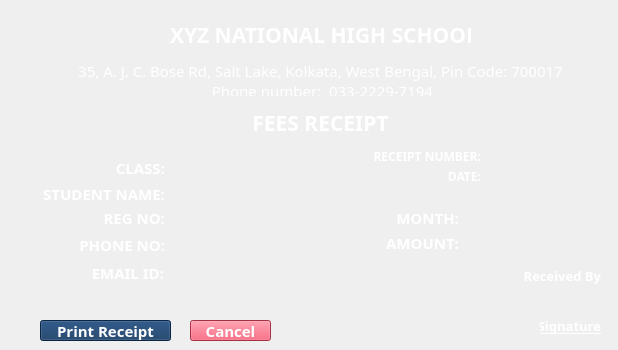
    <widget class="QWidget" name="tab_9">
     <attribute name="title">
      <string>Print Receipt</string>
     </attribute>
     <widget class="QLabel" name="label_83">
      <property name="geometry">
       <rect>
        <x>60</x>
        <y>60</y>
        <width>521</width>
        <height>22</height>
       </rect>
      </property>
      <property name="font">
       <font>
        <family>Poppins</family>
        <pointsize>11</pointsize>
        <italic>false</italic>
        <bold>false</bold>
        <kerning>true</kerning>
       </font>
      </property>
      <property name="layoutDirection">
       <enum>Qt::LeftToRight</enum>
      </property>
      <property name="styleSheet">
       <string notr="true">color: rgb(255, 255, 255);</string>
      </property>
      <property name="text">
       <string>35, A. J. C. Bose Rd, Salt Lake, Kolkata, West Bengal, Pin Code: 700017</string>
      </property>
      <property name="scaledContents">
       <bool>true</bool>
      </property>
      <property name="alignment">
       <set>Qt::AlignCenter</set>
      </property>
      <property name="wordWrap">
       <bool>true</bool>
      </property>
     </widget>
     <widget class="QLabel" name="label_84">
      <property name="geometry">
       <rect>
        <x>170</x>
        <y>20</y>
        <width>301</width>
        <height>29</height>
       </rect>
      </property>
      <property name="font">
       <font>
        <family>Poppins</family>
        <pointsize>16</pointsize>
        <bold>true</bold>
        <kerning>true</kerning>
       </font>
      </property>
      <property name="layoutDirection">
       <enum>Qt::LeftToRight</enum>
      </property>
      <property name="styleSheet">
       <string notr="true">color: rgb(255, 255, 255);</string>
      </property>
      <property name="text">
       <string>XYZ NATIONAL HIGH SCHOOL</string>
      </property>
      <property name="scaledContents">
       <bool>true</bool>
      </property>
      <property name="alignment">
       <set>Qt::AlignLeading|Qt::AlignLeft|Qt::AlignVCenter</set>
      </property>
     </widget>
     <widget class="QLabel" name="label_85">
      <property name="geometry">
       <rect>
        <x>170</x>
        <y>115</y>
        <width>301</width>
        <height>16</height>
       </rect>
      </property>
      <property name="font">
       <font>
        <family>Poppins</family>
        <pointsize>16</pointsize>
        <bold>true</bold>
        <kerning>true</kerning>
       </font>
      </property>
      <property name="layoutDirection">
       <enum>Qt::LeftToRight</enum>
      </property>
      <property name="styleSheet">
       <string notr="true">color: rgb(255, 255, 255);</string>
      </property>
      <property name="text">
       <string>FEES RECEIPT</string>
      </property>
      <property name="scaledContents">
       <bool>true</bool>
      </property>
      <property name="alignment">
       <set>Qt::AlignCenter</set>
      </property>
     </widget>
     <widget class="QLabel" name="label_86">
      <property name="geometry">
       <rect>
        <x>360</x>
        <y>148</y>
        <width>121</width>
        <height>17</height>
       </rect>
      </property>
      <property name="font">
       <font>
        <family>Poppins</family>
        <pointsize>9</pointsize>
        <italic>false</italic>
        <bold>true</bold>
        <kerning>true</kerning>
       </font>
      </property>
      <property name="layoutDirection">
       <enum>Qt::LeftToRight</enum>
      </property>
      <property name="styleSheet">
       <string notr="true">color: rgb(255, 255, 255);</string>
      </property>
      <property name="text">
       <string>RECEIPT NUMBER:</string>
      </property>
      <property name="scaledContents">
       <bool>true</bool>
      </property>
      <property name="alignment">
       <set>Qt::AlignRight|Qt::AlignTrailing|Qt::AlignVCenter</set>
      </property>
     </widget>
     <widget class="QLabel" name="label_87">
      <property name="geometry">
       <rect>
        <x>370</x>
        <y>168</y>
        <width>111</width>
        <height>17</height>
       </rect>
      </property>
      <property name="font">
       <font>
        <family>Poppins</family>
        <pointsize>9</pointsize>
        <italic>false</italic>
        <bold>true</bold>
        <kerning>true</kerning>
       </font>
      </property>
      <property name="layoutDirection">
       <enum>Qt::LeftToRight</enum>
      </property>
      <property name="styleSheet">
       <string notr="true">color: rgb(255, 255, 255);</string>
      </property>
      <property name="text">
       <string>DATE:</string>
      </property>
      <property name="scaledContents">
       <bool>true</bool>
      </property>
      <property name="alignment">
       <set>Qt::AlignRight|Qt::AlignTrailing|Qt::AlignVCenter</set>
      </property>
     </widget>
     <widget class="QLabel" name="l81">
      <property name="geometry">
       <rect>
        <x>490</x>
        <y>148</y>
        <width>111</width>
        <height>17</height>
       </rect>
      </property>
      <property name="font">
       <font>
        <family>Poppins</family>
        <pointsize>9</pointsize>
        <italic>false</italic>
        <bold>false</bold>
        <kerning>true</kerning>
       </font>
      </property>
      <property name="layoutDirection">
       <enum>Qt::LeftToRight</enum>
      </property>
      <property name="styleSheet">
       <string notr="true">color: rgb(255, 255, 255);</string>
      </property>
      <property name="text">
       <string>&lt;RECEIPT NUMBER&gt;</string>
      </property>
      <property name="scaledContents">
       <bool>true</bool>
      </property>
      <property name="alignment">
       <set>Qt::AlignLeading|Qt::AlignLeft|Qt::AlignVCenter</set>
      </property>
     </widget>
     <widget class="QLabel" name="l82">
      <property name="geometry">
       <rect>
        <x>490</x>
        <y>168</y>
        <width>111</width>
        <height>17</height>
       </rect>
      </property>
      <property name="font">
       <font>
        <family>Poppins</family>
        <pointsize>9</pointsize>
        <italic>false</italic>
        <bold>false</bold>
        <kerning>true</kerning>
       </font>
      </property>
      <property name="layoutDirection">
       <enum>Qt::LeftToRight</enum>
      </property>
      <property name="styleSheet">
       <string notr="true">color: rgb(255, 255, 255);</string>
      </property>
      <property name="text">
       <string>&lt;DATE&gt;</string>
      </property>
      <property name="scaledContents">
       <bool>true</bool>
      </property>
      <property name="alignment">
       <set>Qt::AlignLeading|Qt::AlignLeft|Qt::AlignVCenter</set>
      </property>
     </widget>
     <widget class="QLabel" name="l83">
      <property name="geometry">
       <rect>
        <x>178</x>
        <y>186</y>
        <width>170</width>
        <height>15</height>
       </rect>
      </property>
      <property name="font">
       <font>
        <family>Poppins</family>
        <pointsize>11</pointsize>
        <italic>false</italic>
        <bold>false</bold>
        <kerning>true</kerning>
       </font>
      </property>
      <property name="layoutDirection">
       <enum>Qt::LeftToRight</enum>
      </property>
      <property name="styleSheet">
       <string notr="true">color: rgb(255, 255, 255);</string>
      </property>
      <property name="text">
       <string>&lt;STUDENT NAME&gt;</string>
      </property>
      <property name="scaledContents">
       <bool>true</bool>
      </property>
      <property name="alignment">
       <set>Qt::AlignLeading|Qt::AlignLeft|Qt::AlignVCenter</set>
      </property>
     </widget>
     <widget class="QLabel" name="label_91">
      <property name="geometry">
       <rect>
        <x>35</x>
        <y>186</y>
        <width>130</width>
        <height>15</height>
       </rect>
      </property>
      <property name="font">
       <font>
        <family>Poppins</family>
        <pointsize>11</pointsize>
        <italic>false</italic>
        <bold>true</bold>
        <kerning>true</kerning>
       </font>
      </property>
      <property name="layoutDirection">
       <enum>Qt::LeftToRight</enum>
      </property>
      <property name="styleSheet">
       <string notr="true">color: rgb(255, 255, 255);</string>
      </property>
      <property name="text">
       <string>STUDENT NAME:</string>
      </property>
      <property name="scaledContents">
       <bool>true</bool>
      </property>
      <property name="alignment">
       <set>Qt::AlignRight|Qt::AlignTrailing|Qt::AlignVCenter</set>
      </property>
     </widget>
     <widget class="QLabel" name="l85">
      <property name="geometry">
       <rect>
        <x>468</x>
        <y>208</y>
        <width>141</width>
        <height>15</height>
       </rect>
      </property>
      <property name="font">
       <font>
        <family>Poppins</family>
        <pointsize>11</pointsize>
        <italic>false</italic>
        <bold>false</bold>
        <kerning>true</kerning>
       </font>
      </property>
      <property name="layoutDirection">
       <enum>Qt::LeftToRight</enum>
      </property>
      <property name="styleSheet">
       <string notr="true">color: rgb(255, 255, 255);</string>
      </property>
      <property name="text">
       <string>&lt;MONTH NAME&gt;</string>
      </property>
      <property name="scaledContents">
       <bool>true</bool>
      </property>
      <property name="alignment">
       <set>Qt::AlignLeading|Qt::AlignLeft|Qt::AlignVCenter</set>
      </property>
     </widget>
     <widget class="QLabel" name="label_93">
      <property name="geometry">
       <rect>
        <x>388</x>
        <y>208</y>
        <width>71</width>
        <height>20</height>
       </rect>
      </property>
      <property name="font">
       <font>
        <family>Poppins</family>
        <pointsize>11</pointsize>
        <italic>false</italic>
        <bold>true</bold>
        <kerning>true</kerning>
       </font>
      </property>
      <property name="layoutDirection">
       <enum>Qt::LeftToRight</enum>
      </property>
      <property name="styleSheet">
       <string notr="true">color: rgb(255, 255, 255);</string>
      </property>
      <property name="text">
       <string>MONTH:</string>
      </property>
      <property name="scaledContents">
       <bool>true</bool>
      </property>
      <property name="alignment">
       <set>Qt::AlignRight|Qt::AlignTrailing|Qt::AlignVCenter</set>
      </property>
     </widget>
     <widget class="QLabel" name="label_94">
      <property name="geometry">
       <rect>
        <x>378</x>
        <y>235</y>
        <width>81</width>
        <height>16</height>
       </rect>
      </property>
      <property name="font">
       <font>
        <family>Poppins</family>
        <pointsize>11</pointsize>
        <italic>false</italic>
        <bold>true</bold>
        <kerning>true</kerning>
       </font>
      </property>
      <property name="layoutDirection">
       <enum>Qt::LeftToRight</enum>
      </property>
      <property name="styleSheet">
       <string notr="true">color: rgb(255, 255, 255);</string>
      </property>
      <property name="text">
       <string>AMOUNT:</string>
      </property>
      <property name="scaledContents">
       <bool>true</bool>
      </property>
      <property name="alignment">
       <set>Qt::AlignRight|Qt::AlignTrailing|Qt::AlignVCenter</set>
      </property>
     </widget>
     <widget class="QLabel" name="l84">
      <property name="geometry">
       <rect>
        <x>468</x>
        <y>235</y>
        <width>131</width>
        <height>16</height>
       </rect>
      </property>
      <property name="font">
       <font>
        <family>Poppins</family>
        <pointsize>11</pointsize>
        <italic>false</italic>
        <bold>false</bold>
        <kerning>true</kerning>
       </font>
      </property>
      <property name="layoutDirection">
       <enum>Qt::LeftToRight</enum>
      </property>
      <property name="styleSheet">
       <string notr="true">color: rgb(255, 255, 255);</string>
      </property>
      <property name="text">
       <string>&lt;AMOUNT&gt;</string>
      </property>
      <property name="scaledContents">
       <bool>true</bool>
      </property>
      <property name="alignment">
       <set>Qt::AlignLeading|Qt::AlignLeft|Qt::AlignVCenter</set>
      </property>
     </widget>
     <widget class="QPushButton" name="b81">
      <property name="geometry">
       <rect>
        <x>40</x>
        <y>320</y>
        <width>131</width>
        <height>21</height>
       </rect>
      </property>
      <property name="font">
       <font>
        <family>Poppins</family>
        <pointsize>11</pointsize>
        <bold>true</bold>
       </font>
      </property>
      <property name="styleSheet">
       <string notr="true">background-color: rgb(15, 52, 96);
color: rgb(255, 255, 255);</string>
      </property>
      <property name="text">
       <string>Print Receipt</string>
      </property>
     </widget>
     <widget class="QLabel" name="label_96">
      <property name="geometry">
       <rect>
        <x>460</x>
        <y>260</y>
        <width>141</width>
        <height>31</height>
       </rect>
      </property>
      <property name="font">
       <font>
        <family>Poppins</family>
        <pointsize>10</pointsize>
        <italic>false</italic>
        <bold>true</bold>
        <kerning>true</kerning>
       </font>
      </property>
      <property name="layoutDirection">
       <enum>Qt::LeftToRight</enum>
      </property>
      <property name="styleSheet">
       <string notr="true">color: rgb(255, 255, 255);</string>
      </property>
      <property name="text">
       <string>Received By</string>
      </property>
      <property name="scaledContents">
       <bool>true</bool>
      </property>
      <property name="alignment">
       <set>Qt::AlignRight|Qt::AlignTrailing|Qt::AlignVCenter</set>
      </property>
      <property name="wordWrap">
       <bool>true</bool>
      </property>
     </widget>
     <widget class="QPushButton" name="b82">
      <property name="geometry">
       <rect>
        <x>190</x>
        <y>320</y>
        <width>81</width>
        <height>21</height>
       </rect>
      </property>
      <property name="font">
       <font>
        <family>Poppins</family>
        <pointsize>11</pointsize>
        <bold>true</bold>
       </font>
      </property>
      <property name="styleSheet">
       <string notr="true">background-color: rgb(233, 69, 96);
color: rgb(255, 255, 255);</string>
      </property>
      <property name="text">
       <string>Cancel</string>
      </property>
     </widget>
     <widget class="QLabel" name="l86">
      <property name="geometry">
       <rect>
        <x>176</x>
        <y>210</y>
        <width>170</width>
        <height>15</height>
       </rect>
      </property>
      <property name="font">
       <font>
        <family>Poppins</family>
        <pointsize>11</pointsize>
        <italic>false</italic>
        <bold>false</bold>
        <kerning>true</kerning>
       </font>
      </property>
      <property name="layoutDirection">
       <enum>Qt::LeftToRight</enum>
      </property>
      <property name="styleSheet">
       <string notr="true">color: rgb(255, 255, 255);</string>
      </property>
      <property name="text">
       <string>&lt;REG NO&gt;</string>
      </property>
      <property name="scaledContents">
       <bool>true</bool>
      </property>
      <property name="alignment">
       <set>Qt::AlignLeading|Qt::AlignLeft|Qt::AlignVCenter</set>
      </property>
     </widget>
     <widget class="QLabel" name="label_172">
      <property name="geometry">
       <rect>
        <x>33</x>
        <y>210</y>
        <width>132</width>
        <height>15</height>
       </rect>
      </property>
      <property name="font">
       <font>
        <family>Poppins</family>
        <pointsize>11</pointsize>
        <italic>false</italic>
        <bold>true</bold>
        <kerning>true</kerning>
       </font>
      </property>
      <property name="layoutDirection">
       <enum>Qt::LeftToRight</enum>
      </property>
      <property name="styleSheet">
       <string notr="true">color: rgb(255, 255, 255);</string>
      </property>
      <property name="text">
       <string>REG NO:</string>
      </property>
      <property name="scaledContents">
       <bool>true</bool>
      </property>
      <property name="alignment">
       <set>Qt::AlignRight|Qt::AlignTrailing|Qt::AlignVCenter</set>
      </property>
     </widget>
     <widget class="QLabel" name="l87">
      <property name="geometry">
       <rect>
        <x>173</x>
        <y>237</y>
        <width>170</width>
        <height>15</height>
       </rect>
      </property>
      <property name="font">
       <font>
        <family>Poppins</family>
        <pointsize>11</pointsize>
        <italic>false</italic>
        <bold>false</bold>
        <kerning>true</kerning>
       </font>
      </property>
      <property name="layoutDirection">
       <enum>Qt::LeftToRight</enum>
      </property>
      <property name="styleSheet">
       <string notr="true">color: rgb(255, 255, 255);</string>
      </property>
      <property name="text">
       <string>&lt;PHONE NO&gt;</string>
      </property>
      <property name="scaledContents">
       <bool>true</bool>
      </property>
      <property name="alignment">
       <set>Qt::AlignLeading|Qt::AlignLeft|Qt::AlignVCenter</set>
      </property>
     </widget>
     <widget class="QLabel" name="label_173">
      <property name="geometry">
       <rect>
        <x>30</x>
        <y>237</y>
        <width>135</width>
        <height>15</height>
       </rect>
      </property>
      <property name="font">
       <font>
        <family>Poppins</family>
        <pointsize>11</pointsize>
        <italic>false</italic>
        <bold>true</bold>
        <kerning>true</kerning>
       </font>
      </property>
      <property name="layoutDirection">
       <enum>Qt::LeftToRight</enum>
      </property>
      <property name="styleSheet">
       <string notr="true">color: rgb(255, 255, 255);</string>
      </property>
      <property name="text">
       <string>PHONE NO:</string>
      </property>
      <property name="scaledContents">
       <bool>true</bool>
      </property>
      <property name="alignment">
       <set>Qt::AlignRight|Qt::AlignTrailing|Qt::AlignVCenter</set>
      </property>
     </widget>
     <widget class="QLabel" name="label_174">
      <property name="geometry">
       <rect>
        <x>27</x>
        <y>265</y>
        <width>137</width>
        <height>15</height>
       </rect>
      </property>
      <property name="font">
       <font>
        <family>Poppins</family>
        <pointsize>11</pointsize>
        <italic>false</italic>
        <bold>true</bold>
        <kerning>true</kerning>
       </font>
      </property>
      <property name="layoutDirection">
       <enum>Qt::LeftToRight</enum>
      </property>
      <property name="styleSheet">
       <string notr="true">color: rgb(255, 255, 255);</string>
      </property>
      <property name="text">
       <string>EMAIL ID:</string>
      </property>
      <property name="scaledContents">
       <bool>true</bool>
      </property>
      <property name="alignment">
       <set>Qt::AlignRight|Qt::AlignTrailing|Qt::AlignVCenter</set>
      </property>
     </widget>
     <widget class="QLabel" name="l88">
      <property name="geometry">
       <rect>
        <x>170</x>
        <y>263</y>
        <width>170</width>
        <height>18</height>
       </rect>
      </property>
      <property name="font">
       <font>
        <family>Poppins</family>
        <pointsize>11</pointsize>
        <italic>false</italic>
        <bold>false</bold>
        <kerning>true</kerning>
       </font>
      </property>
      <property name="layoutDirection">
       <enum>Qt::LeftToRight</enum>
      </property>
      <property name="styleSheet">
       <string notr="true">color: rgb(255, 255, 255);</string>
      </property>
      <property name="text">
       <string>&lt;EMAIL ID&gt;</string>
      </property>
      <property name="scaledContents">
       <bool>true</bool>
      </property>
      <property name="alignment">
       <set>Qt::AlignLeading|Qt::AlignLeft|Qt::AlignVCenter</set>
      </property>
     </widget>
     <widget class="QLabel" name="l89">
      <property name="geometry">
       <rect>
        <x>173</x>
        <y>160</y>
        <width>170</width>
        <height>15</height>
       </rect>
      </property>
      <property name="font">
       <font>
        <family>Poppins</family>
        <pointsize>11</pointsize>
        <italic>false</italic>
        <bold>false</bold>
        <kerning>true</kerning>
       </font>
      </property>
      <property name="layoutDirection">
       <enum>Qt::LeftToRight</enum>
      </property>
      <property name="styleSheet">
       <string notr="true">color: rgb(255, 255, 255);</string>
      </property>
      <property name="text">
       <string>&lt;STANDARD&gt;</string>
      </property>
      <property name="scaledContents">
       <bool>true</bool>
      </property>
      <property name="alignment">
       <set>Qt::AlignLeading|Qt::AlignLeft|Qt::AlignVCenter</set>
      </property>
     </widget>
     <widget class="QLabel" name="label_175">
      <property name="geometry">
       <rect>
        <x>30</x>
        <y>160</y>
        <width>135</width>
        <height>15</height>
       </rect>
      </property>
      <property name="font">
       <font>
        <family>Poppins</family>
        <pointsize>11</pointsize>
        <italic>false</italic>
        <bold>true</bold>
        <kerning>true</kerning>
       </font>
      </property>
      <property name="layoutDirection">
       <enum>Qt::LeftToRight</enum>
      </property>
      <property name="styleSheet">
       <string notr="true">color: rgb(255, 255, 255);</string>
      </property>
      <property name="text">
       <string>CLASS:</string>
      </property>
      <property name="scaledContents">
       <bool>true</bool>
      </property>
      <property name="alignment">
       <set>Qt::AlignRight|Qt::AlignTrailing|Qt::AlignVCenter</set>
      </property>
     </widget>
     <widget class="QLabel" name="label_97">
      <property name="geometry">
       <rect>
        <x>540</x>
        <y>310</y>
        <width>61</width>
        <height>31</height>
       </rect>
      </property>
      <property name="font">
       <font>
        <family>Poppins</family>
        <pointsize>10</pointsize>
        <italic>false</italic>
        <bold>true</bold>
        <underline>true</underline>
        <kerning>true</kerning>
       </font>
      </property>
      <property name="layoutDirection">
       <enum>Qt::LeftToRight</enum>
      </property>
      <property name="styleSheet">
       <string notr="true">color: rgb(255, 255, 255);</string>
      </property>
      <property name="text">
       <string>Signature</string>
      </property>
      <property name="scaledContents">
       <bool>true</bool>
      </property>
      <property name="alignment">
       <set>Qt::AlignRight|Qt::AlignTrailing|Qt::AlignVCenter</set>
      </property>
      <property name="wordWrap">
       <bool>true</bool>
      </property>
     </widget>
     <widget class="QLabel" name="label_88">
      <property name="geometry">
       <rect>
        <x>60</x>
        <y>85</y>
        <width>521</width>
        <height>11</height>
       </rect>
      </property>
      <property name="font">
       <font>
        <family>Poppins</family>
        <pointsize>11</pointsize>
        <italic>false</italic>
        <bold>false</bold>
        <kerning>true</kerning>
       </font>
      </property>
      <property name="layoutDirection">
       <enum>Qt::LeftToRight</enum>
      </property>
      <property name="styleSheet">
       <string notr="true">color: rgb(255, 255, 255);</string>
      </property>
      <property name="text">
       <string> Phone number:  033-2229-7194</string>
      </property>
      <property name="scaledContents">
       <bool>true</bool>
      </property>
      <property name="alignment">
       <set>Qt::AlignCenter</set>
      </property>
      <property name="wordWrap">
       <bool>true</bool>
      </property>
     </widget>
    </widget>
